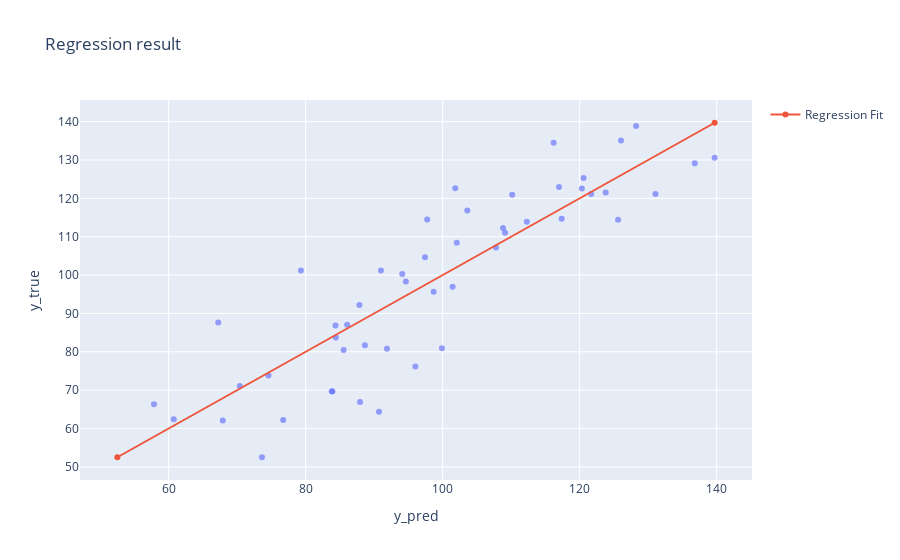

The notebook cell saved with this chart:
### Code cell
import plotly.express as px
import plotly.graph_objects as go

min = df[['y_true','y_pred']].min().min()
max = df[['y_true','y_pred']].max().max()

fig = px.scatter(df, x=y_true, y=y_pred, opacity=0.65,
                title = 'Regression result',
                labels = {'x': 'y_pred','y':'y_true'})

fig.add_traces(go.Scatter(x=[min,max],
                          y=[min,max], name='Regression Fit'))
fig.show()

### Figure 1 — Plotly figure (JSON) as saved in the notebook; plotly's stock layout.template omitted (floating-point values rounded to 4 significant figures)
{"data": [{"hovertemplate": "y_pred=%{x}<br>y_true=%{y}<extra></extra>", "legendgroup": "", "marker": {"color": "#636efa", "opacity": 0.65, "symbol": "circle"}, "mode": "markers", "name": "", "orientation": "v", "showlegend": false, "type": "scatter", "x": [67.25, 123.8, 112.3, 101.5, 88.65, 74.57, 107.8, 99.9, 117.4, 128.2, 102.1, 109.1, 136.8, 96.02, 91.0, 87.85, 94.1, 94.63, 125.6, 83.81, 91.87, 90.71, 97.75, 73.63, 120.6, 79.31, 85.55, 131.1, 120.3, 84.41, 84.35, 67.9, 126.0, 60.75, 57.87, 86.06, 70.39, 103.6, 76.72, 117.0, 83.91, 97.42, 110.2, 121.7, 108.8, 87.95, 101.8, 98.69, 116.2, 139.7], "xaxis": "x", "y": [87.62, 121.5, 113.9, 96.97, 81.72, 73.82, 107.2, 80.91, 114.7, 138.9, 108.4, 111.0, 129.2, 76.14, 101.2, 92.19, 100.3, 98.35, 114.4, 69.74, 80.8, 64.36, 114.5, 52.51, 125.3, 101.2, 80.44, 121.1, 122.6, 83.75, 86.88, 62.07, 135.1, 62.4, 66.31, 87.03, 71.12, 116.9, 62.22, 122.9, 69.66, 104.6, 120.9, 121.1, 112.3, 66.91, 122.6, 95.63, 134.5, 130.6], "yaxis": "y"}, {"name": "Regression Fit", "type": "scatter", "x": [52.51, 139.7], "y": [52.51, 139.7]}], "layout": {"legend": {"tracegroupgap": 0}, "title": {"text": "Regression result"}, "xaxis": {"anchor": "y", "domain": [0, 1], "title": {"text": "y_pred"}}, "yaxis": {"anchor": "x", "domain": [0, 1], "title": {"text": "y_true"}}}}
